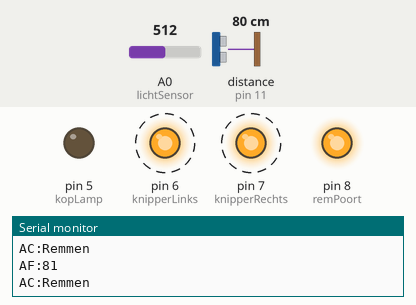
This sketch was run on a simulated Arduino Uno, built with avr-gcc and run on an emulated ATmega328P. Shown: output pins drawn as LEDs (lit = HIGH), the last lines printed to the serial monitor. Dashed ring = blinking. Inputs (shaded band) come from the test bench; at power-on: A0 (lichtSensor) = 512, distance to the obstacle (sensor on pin 11) 80 cm. The echo pulse lasts 58.3 µs per cm.

Above: at 1.8 s.
1.9 s: A0 (lichtSensor) set to 887
8.5 s: A0 (lichtSensor) set to 918
At 11.3 s:
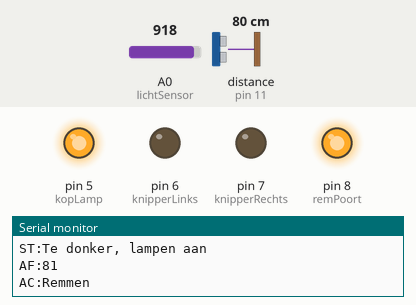
12.1 s: distance to the obstacle (sensor on pin 11) set to 94 cm
13.6 s: distance to the obstacle (sensor on pin 11) set to 100 cm
At 14.8 s:
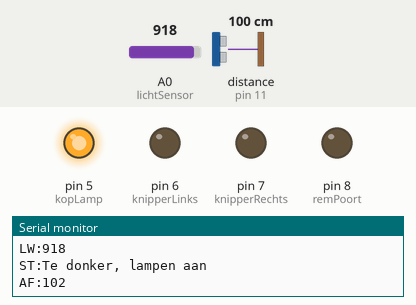
15.1 s: distance to the obstacle (sensor on pin 11) set to 2 cm
At 15.5 s:
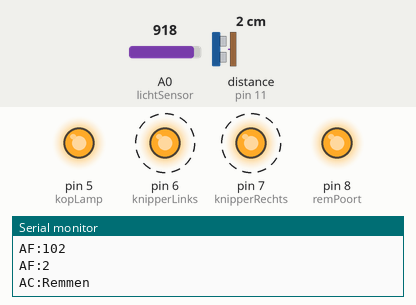
19.1 s: distance to the obstacle (sensor on pin 11) set to 120 cm
At 20.3 s:
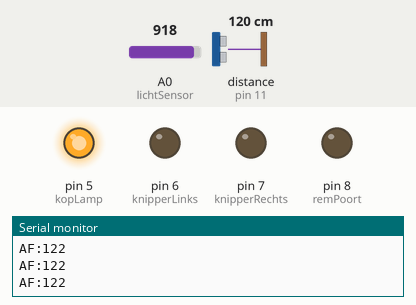
Timing chart, 0 to 21.6 s (numbered marks = the images above; inputs shaded):
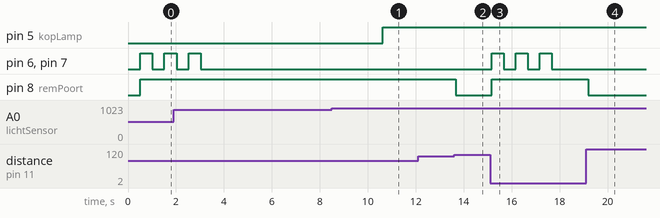

The sketch:

AutomatischRemmen.ino
```cpp
// ---------------------------------------------------------------------------
// Example NewPing library sketch that does a ping about 20 times per second.
// ---------------------------------------------------------------------------

#include <NewPing.h>

#define TRIGGER_PIN  12  // Arduino pin tied to trigger pin on the ultrasonic sensor.
#define ECHO_PIN     11  // Arduino pin tied to echo pin on the ultrasonic sensor.
#define MAX_DISTANCE 300 // Maximum distance we want to ping for (in centimeters). Maximum sensor distance is rated at 400-500cm.

NewPing sonar(TRIGGER_PIN, ECHO_PIN, MAX_DISTANCE); // NewPing setup of pins and maximum distance.

int remPoort = 8;
int knipperLinks = 6;
int knipperRechts = 7;
int afstand = 0;
int kopLamp = 5;
int lichtSensor = 0;
int lichtWaarde = 0;
int alarmAantal = 0;


unsigned long timerLichtCheck;

void setup() {
  Serial.begin(115200); // Open serial monitor at 115200 baud to see ping results.
  pinMode(remPoort, OUTPUT);
  digitalWrite(remPoort, LOW);

  pinMode(knipperLinks, OUTPUT);
  digitalWrite(knipperLinks, LOW);

  pinMode(knipperRechts, OUTPUT);
  digitalWrite(knipperRechts, LOW);

  pinMode(kopLamp, OUTPUT);
  digitalWrite(kopLamp, LOW);

  pinMode(lichtSensor, INPUT);

  timerLichtCheck = millis();

}

void loop() {
  delay(500);                      // Wait 50ms between pings (about 20 pings/sec). 29ms should be the shortest delay between pings.


  // Bepaal Afstand
  unsigned int uS = sonar.ping(); // Send ping, get ping time in microseconds (uS).
  afstand = uS / US_ROUNDTRIP_CM;
  Serial.print("AF:");
  Serial.println(afstand); // Convert ping time to distance in cm and print result (0 = outside set distance range)

  if (afstand >0 && afstand < 100 ) {

    Serial.println("AC:Remmen");

    if (digitalRead(remPoort) == LOW) {
      digitalWrite(remPoort, HIGH);
    }

    if (alarmAantal++ <6) {     // Na 3 x knipperen gaan de alarmlichten uit, ook als de rem ingetrapt blijft.

      // Alarmlichten aan om achterliggers te waarschuwen
      if (digitalRead(knipperLinks) == LOW){
        digitalWrite(knipperLinks, HIGH);
        digitalWrite(knipperRechts, HIGH);
      } else {
        digitalWrite(knipperLinks, LOW);
        digitalWrite(knipperRechts, LOW);
      }

    }
  }
  else {
    // Remmen los, we kunnen weer
    digitalWrite(remPoort, LOW);
    digitalWrite(knipperLinks, LOW);
    digitalWrite(knipperRechts, LOW);

    alarmAantal = 0;

  }

  // Bepaal licht i.v.m. automatisch schakelen verlichting
  if (millis()-timerLichtCheck >= 3500UL) {

    lichtWaarde = analogRead(lichtSensor);
    Serial.print("LW:");
    Serial.println(lichtWaarde);

    timerLichtCheck = millis(); // Nieuwe timer instellen
    if (lichtWaarde >= 900) {
      Serial.println("ST:Te donker, lampen aan");
      digitalWrite(kopLamp, HIGH);
    } else {
      digitalWrite(kopLamp, LOW);
    }
  }
}
```

Measured:
- the behaviour switches between 899 and 900 on A0 (lichtSensor) (found by bisection; images 0 and 1)
- the behaviour switches between 97 and 98 cm on distance to the obstacle (sensor on pin 11) (found by bisection; images 1 and 2)
- after the input at 8.5 s, pin 5 (kopLamp): LOW → HIGH after 2.1 s
- after the input at 13.6 s, pin 8 (remPoort): HIGH → LOW after 0.06 s
- after the input at 15.1 s, pin 6 (knipperLinks), pin 7 (knipperRechts): alternates HIGH for 0.50 s and LOW for 0.50 s, 6 changes in all, then stays LOW, starting after 0.07 s; pin 8 (remPoort): LOW → HIGH after 0.07 s
- after the input at 19.1 s, pin 8 (remPoort): HIGH → LOW after 0.09 s
